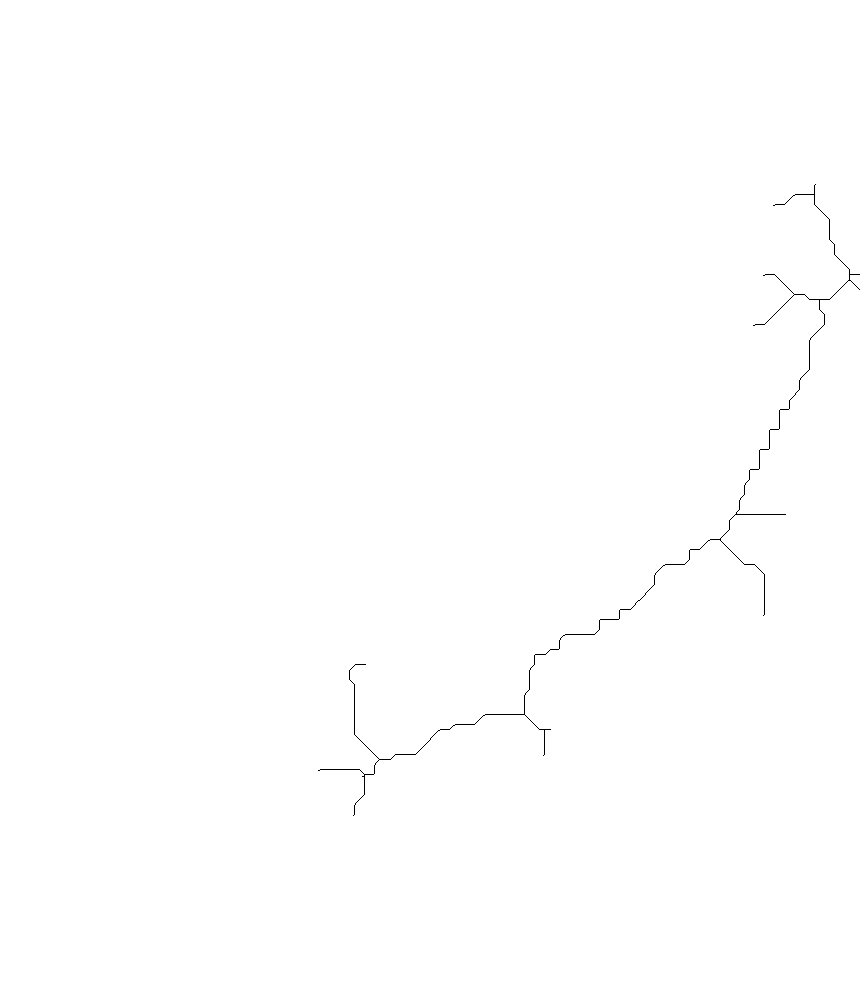
#> input picture skeleton.tif, 860 x 990 px
$ python analyzing_angle_length_distribution.py ../skeleton.tif 100 100
#> lines starting #> are read from the running program, lines starting #| are printed output that depends on the picture; after the words box and inside, x2 and y2 are one past the last pixel; in counts of white or black regions, pixels touching at a corner belong together
import sys
import os
import math
import numpy as np
import networkx as nx
from scipy.interpolate import splprep, splev
from sklearn.decomposition import PCA
from PIL import Image
import pandas as pd
import seaborn as sns
import matplotlib.pyplot as plt
from matplotlib.animation import FuncAnimation
from matplotlib import cm


# [13 lines left out: function plot_pruned_graph, not called in this run]


def calculate_contour_length(comp):
    length = 0.0
    for u, v in comp.edges():
        length += math.dist(u, v)
    return length


def calculate_begin_to_end_length(comp):
    leaf_nodes = [node for node in comp.nodes() if comp.degree(node) == 1]
    if len(leaf_nodes) != 2:
        return 0.0
    return math.dist(leaf_nodes[0], leaf_nodes[1])


def calculate_begin_to_end_angle(comp):
    leaf_nodes = [node for node in comp.nodes() if comp.degree(node) == 1]
    if len(leaf_nodes) != 2:
        return 0.0
    (y1, x1), (y2, x2) = leaf_nodes
    angle_rad = math.atan2(y2 - y1, x2 - x1)
    angle_deg = math.degrees(angle_rad)
    if angle_deg < 0:
        angle_deg += 180
    # [4 lines of commented-out code are left out]

    return angle_deg


def calculate_fitting_angle(comp):
    ordered_nodes = list(nx.dfs_preorder_nodes(comp))
    if len(ordered_nodes) <= 1:
        return 0.0
    x = np.array([node[1] for node in ordered_nodes])
    y = np.array([node[0] for node in ordered_nodes])
    tck, u = splprep([x, y], s=0.0, k=min(3, len(x)-1))
    u_new = np.linspace(u.min(), u.max(), 1000)
    x_smooth, y_smooth = splev(u_new, tck)
    points = np.column_stack((x_smooth, y_smooth))
    pca = PCA(n_components=2)
    pca.fit(points)
    principal_component = pca.components_[0]
    slope = principal_component[1] / principal_component[0] if principal_component[0] != 0 else np.inf
    angle_rad = math.atan(slope)
    angle_deg = math.degrees(angle_rad)

    # [4 lines of commented-out code are left out]
    if abs(angle_deg) < 1e-1:
        angle_deg = 0.0

    if angle_deg < 0:
        angle_deg += 180

    return angle_deg


def is_diagonal_edge(node1_position, node2_position):
    x1, y1 = node1_position
    x2, y2 = node2_position
    return abs(x1 - x2) == 1 and abs(y1 - y2) == 1


def detect_cycles(graph):
    cycles = list(nx.cycle_basis(graph))
    if not cycles:
        print("No cycles found.")
    else:
        for cycle in cycles:
            cycle_nodes = ", ".join([str(node) for node in cycle])
        for cycle in cycles:
            if len(cycle) == 3:
                node1, node2, node3 = cycle
                if graph.has_edge(node1, node2) and is_diagonal_edge(node1, node2):
                    graph.remove_edge(node1, node2)
                elif graph.has_edge(node2, node3) and is_diagonal_edge(node2, node3):
                    graph.remove_edge(node2, node3)
                elif graph.has_edge(node1, node3) and is_diagonal_edge(node1, node3):
                    graph.remove_edge(node1, node3)


def create_graph_from_skeleton(frame):
    skeleton = np.array(frame) < 128
    rows, cols = skeleton.shape
    G = nx.Graph()
    for row in range(rows):
        for col in range(cols):
            if skeleton[row, col]:
                G.add_node((row, col))
                for drow, dcol in [(0, 1), (0, -1), (1, 0), (-1, 0), (1, 1), (1, -1), (-1, 1), (-1, -1)]:
                    new_row = row + drow
                    new_col = col + dcol
                    if 0 <= new_row < rows and 0 <= new_col < cols and skeleton[new_row, new_col]:
                        G.add_edge((row, col), (new_row, new_col))
    return G


def create_graphs_for_fiber(graph):
    #components = sorted(nx.connected_components(graph), key=len, reverse=True)
    components = list(sorted(nx.connected_components(graph), key=len, reverse=True))[:10]
    subgraphs = []
    for idx, component in enumerate(components):
        subgraph = graph.subgraph(component).copy()
        subgraphs.append(subgraph)
    return subgraphs


def partition_graph(G):
    components = []
    visited_edges = set()

    leaf_nodes = [node for node in G.nodes() if G.degree(node) == 1]
    branch_nodes = [node for node in G.nodes() if G.degree(node) == 3]

    def trace_path(start_node, stop_at_branch=True):
        path = [start_node]
        current_node = start_node
        prev_node = None

        while True:
            neighbors = [n for n in G.neighbors(current_node) if n != prev_node]
            unvisited_neighbors = [n for n in neighbors if (current_node, n) not in visited_edges and (n, current_node) not in visited_edges]

            if not unvisited_neighbors:
                break

            next_node = unvisited_neighbors[0]
            path.append(next_node)
            visited_edges.add((current_node, next_node))
            if G.degree(next_node) == 1 or (stop_at_branch and G.degree(next_node) == 3):
                break

            prev_node = current_node
            current_node = next_node

        return path

    for leaf in leaf_nodes:
        for neighbor in G.neighbors(leaf):
            if (leaf, neighbor) not in visited_edges and (neighbor, leaf) not in visited_edges:
                path = trace_path(leaf, stop_at_branch=True)
                if len(path) > 1:
                    subgraph = G.edge_subgraph([(path[i], path[i + 1]) for i in range(len(path) - 1)]).copy()
                    components.append(subgraph)

    for branch in branch_nodes:
        for neighbor in G.neighbors(branch):
            if (branch, neighbor) not in visited_edges and (neighbor, branch) not in visited_edges:
                path = trace_path(branch, stop_at_branch=True)
                if len(path) > 1:
                    subgraph = G.edge_subgraph([(path[i], path[i + 1]) for i in range(len(path) - 1)]).copy()
                    components.append(subgraph)

    components.sort(key=lambda g: g.number_of_edges(), reverse=True)
    return components


def process_components_for_fibers(fiber_subgraphs, component_length_threshold):
    results = []
    for graph_id, graph in enumerate(fiber_subgraphs):
        components = partition_graph(graph)
        for component_id, comp in enumerate(components):
            #plot_pruned_graph(comp, graph)
            contour_length = calculate_contour_length(comp)
            begin_to_end_length = calculate_begin_to_end_length(comp)
            fitting_angle = calculate_fitting_angle(comp)
            begin_to_end_angle = calculate_begin_to_end_angle(comp)
            ##Removing the noise
            if begin_to_end_length < component_length_threshold:
                continue
            component_data = {
                "graph_id": graph_id,
                "component_id_for_graph_id": component_id,
                "contour_length": contour_length,
                "begin_to_end_length": begin_to_end_length,
                "fitting_angle": fitting_angle,
                "begin_to_end_angle": begin_to_end_angle
            }
            results.append(component_data)

    return results


def get_angle_length_distribution(results, bin_size):
    """Returns dictionary of angle bins with average lengths"""
    angles = [data["fitting_angle"] for data in results]
    lengths = [data["contour_length"] for data in results]
    bins = np.arange(0, 180 + bin_size, bin_size)
    bin_ranges = [f"{bins[i]:.1f}-{bins[i+1]:.1f}" for i in range(len(bins)-1)]
    bin_lengths = {br: [] for br in bin_ranges}
    for angle, length in zip(angles, lengths):
        for i in range(len(bins)-1):
            if bins[i] <= angle < bins[i+1]:
                bin_range = bin_ranges[i]
                bin_lengths[bin_range].append(length)
                break
    distribution = {}
    count = {}
    sum_length ={}
    for br in bin_ranges:
        avg = np.mean(bin_lengths[br]) if bin_lengths[br] else 0.0
        distribution[br] = avg
        count[br] = len(bin_lengths[br])
        sum_length[br] = np.sum(bin_lengths[br])
    return distribution, count, sum_length


def generate_3d_surface_plot(df, output_dir, base_name, bin_size, component_length_threshold):
    # Extract y-values (frame numbers)
    y_vals = df['frame'].values  # shape: (num_frames,)
    # Extract x-values (angle bin midpoints)
    angle_bins = df.columns[1:]  # Exclude 'frame' column
    x_vals = []
    for label in angle_bins:
        try:
            left, right = label.split('-')
            midpoint = (float(left) + float(right)) / 2
            x_vals.append(midpoint)
        except:
            print(f"Skipping invalid bin label: {label}")
            continue
    x_vals = np.array(x_vals)
    # Extract Z data (shape: [num_frames, num_bins])
    Z = df.iloc[:, 1:].values.astype(float)
    # Create meshgrid
    X, Y = np.meshgrid(x_vals, y_vals)
    # Plot
    fig = plt.figure(figsize=(16, 12))
    ax = fig.add_subplot(111, projection='3d')
    # Use X, Y, Z with matching shapes
    surf = ax.plot_surface(X, Y, Z, cmap=cm.plasma, edgecolor='none')
    # Axis labels and title with larger bold font
    ax.set_xlabel("Angle (degrees)", fontsize=16, fontweight='bold')
    ax.set_ylabel("Frame number", fontsize=16, fontweight='bold')
    ax.set_zlabel("Total Length", fontsize=16, fontweight='bold')
    ax.set_title("3D Angle-Length Distribution", fontsize=18, fontweight='bold')
    # Increase and bold axis tick labels
    ax.tick_params(axis='x', labelsize=14)  # Size of tick labels on x-axis
    ax.tick_params(axis='y', labelsize=14)
    ax.tick_params(axis='z', labelsize=14)
    # Make tick labels bold
    for tick in ax.get_xticklabels():
        tick.set_fontweight('bold')
    for tick in ax.get_yticklabels():
        tick.set_fontweight('bold')
    for tick in ax.get_zticklabels():
        tick.set_fontweight('bold')
    cbar = fig.colorbar(surf, ax=ax, shrink=0.5, aspect=15, pad=0.1)
    cbar.set_label("Total Length", fontsize=14, fontweight='bold')
    cbar.ax.tick_params(labelsize=12)  # Set size first
    for tick in cbar.ax.get_yticklabels():
        tick.set_fontweight('bold')
    # Save the plot
    output_path = os.path.join(output_dir, f"{base_name}_3d_surface_plot.png")
    plt.savefig(output_path)
    plt.close()
    return output_path


# [49 lines left out: functions generate_heatmap, generate_animation, not called in this run]


def write_output_csv(frame_numbers, output_dir, base_name, raw_results, matrix_data_count_distribution, matrix_data_sum_length_distribution):

    df = pd.DataFrame(raw_results)
    df.insert(0, 'frame', frame_numbers)
    csv_path = os.path.join(output_dir, f"{base_name}_raw_results.csv")
    df.to_csv(csv_path, index=False)

    df = pd.DataFrame(matrix_data_count_distribution)
    df.insert(0, 'frame', frame_numbers)
    csv_path = os.path.join(output_dir, f"{base_name}_matrix_count.csv")
    df.to_csv(csv_path, index=False)

    df = pd.DataFrame(matrix_data_sum_length_distribution)
    df.insert(0, 'frame', frame_numbers)
    csv_path = os.path.join(output_dir, f"{base_name}_matrix_sum_length.csv")
    df.to_csv(csv_path, index=False)


def process_tiff_file(tiff_path, output_dir, bin_size, component_length_threshold):
#> called with tiff_path = '../skeleton.tif', output_dir = 'fiber_analysis_output', bin_size = 100, component_length_threshold = 100
    base_name = os.path.splitext(os.path.basename(tiff_path))[0]
    matrix_data_average_distribution = []
    matrix_data_count_distribution = []
    matrix_data_sum_length_distribution = []
    raw_results = []
    frame_numbers = []
    img = Image.open(tiff_path)
#> img is the input picture: PIL image 860x990 P; 99.8% white; black in thin lines or dots, all inside (x1, y1, x2, y2) = (318, 184, 860, 816)
    total_frames = img.n_frames
#> total_frames = 2
    print(f'total_frames {total_frames}')
#| total_frames 2
    for frame_idx in range(1, total_frames, 5):
        img.seek(frame_idx)
        frame = img.convert('L')
        G = create_graph_from_skeleton(frame)
        detect_cycles(G)
        fiber_subgraphs = create_graphs_for_fiber(G)
        results = process_components_for_fibers(fiber_subgraphs, component_length_threshold)
        raw_results.append(results)
        distribution, count_distribution, sum_length_distribution = get_angle_length_distribution(results, bin_size)
        matrix_data_average_distribution.append(distribution)
        matrix_data_count_distribution.append(count_distribution)
        matrix_data_sum_length_distribution.append(sum_length_distribution)
        frame_numbers.append(frame_idx)
        print(f'Processed frame number {frame_idx}')
#> this loop made 1 pass
#> (angles in get_angle_length_distribution, lengths in get_angle_length_distribution, distribution, count_distribution, sum_length_distribution) on pass 1: ([144.8, 114.3, 140.7, 157.2, 141.4], [303.2, 280.8, 177, 169.7, 119.7], {'0.0-100.0': 0, '100.0-200.0': 210.1}, {'0.0-100.0': 0, '100.0-200.0': 5}, {'0.0-100.0': 0, '100.0-200.0': 1050.4})
#> pass 1, in process_tiff_file, `frame = img.convert('L')`:
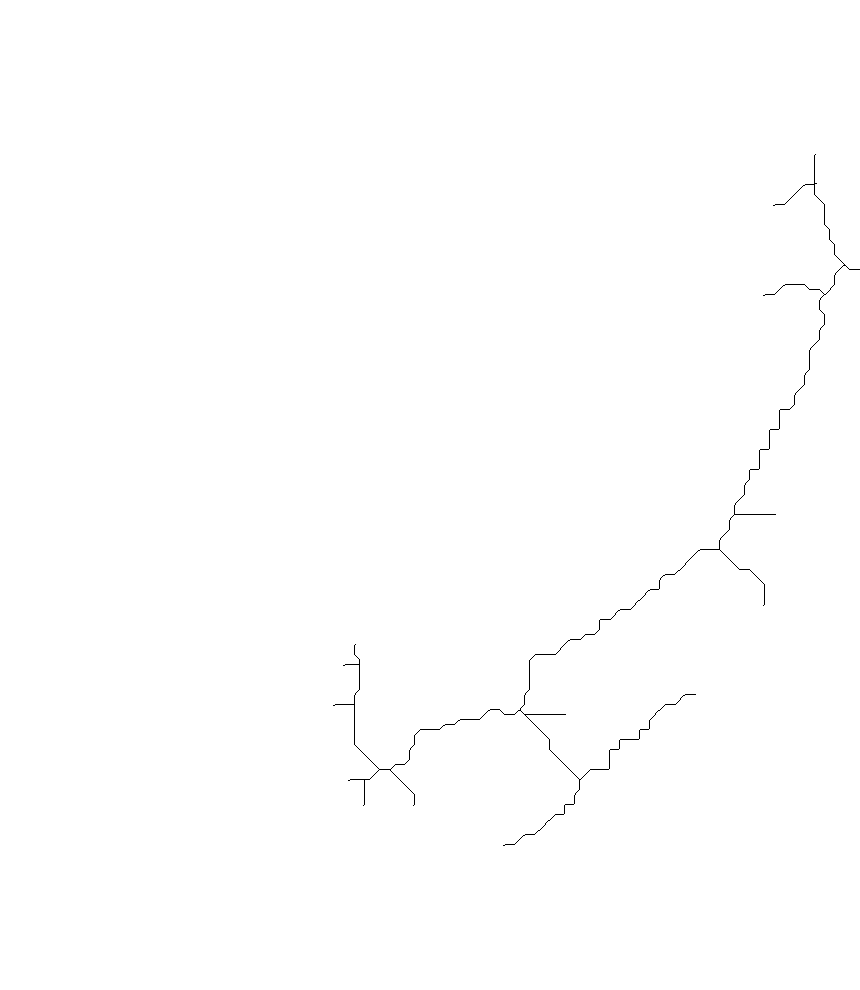
#> frame: PIL image 860x990 L; 99.8% white; black in thin lines or dots, all inside (x1, y1, x2, y2) = (333, 154, 860, 846)
#> after the loop, frame_numbers = [1]; matrix_data_average_distribution = 1 item; matrix_data_count_distribution = 1 item; matrix_data_sum_length_distribution = 1 item; raw_results = 1 item

    df = pd.DataFrame(matrix_data_average_distribution)
#> df = table of 1 rows and 2 columns
    df.insert(0, 'frame', frame_numbers)
    csv_path = os.path.join(output_dir, f"{base_name}_matrix.csv")
    df.to_csv(csv_path, index=False)

    write_output_csv(frame_numbers, output_dir, base_name, raw_results, matrix_data_count_distribution, matrix_data_sum_length_distribution)
#> in write_output_csv, `df = pd.DataFrame(raw_results)`: df = table of 1 rows and 5 columns
#> in write_output_csv, `df = pd.DataFrame(matrix_data_count_distribution)`: df = table of 1 rows and 2 columns
    #heatmap_path = generate_heatmap(df, output_dir, base_name, bin_size, component_length_threshold)
    #video_path = generate_animation(df, output_dir, base_name, bin_size, component_length_threshold)
    surface3d_path = generate_3d_surface_plot(df, output_dir, base_name, bin_size, component_length_threshold)
#> in generate_3d_surface_plot, `plt.savefig(output_path)`:
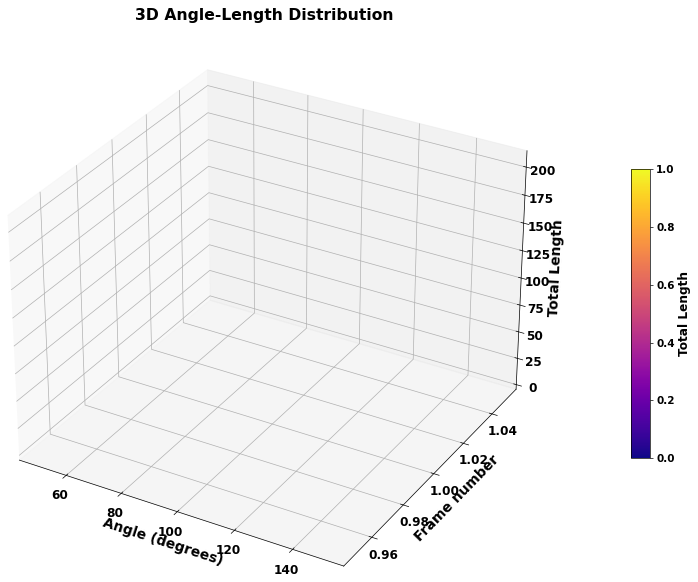
#> figure drawn by matplotlib, 2 panels
    return {
        'csv_path': csv_path,
        'surface3d_path': surface3d_path
    }
    '''
    return {
        'csv_path': csv_path,
        'heatmap_path': heatmap_path,
        'video_path': video_path,
        'surface3d_path': surface3d_path
    }
    '''


#Example command - python analyzing_angle_length_distribution.py <path to skeleton file> [bin_size] [component_length_threshold]
def main():
    if len(sys.argv) < 2:
        print("Usage: python analyze_fibers.py <skeleton.tif> [bin_size] [component_length_threshold]")
        sys.exit(1)
    filename = sys.argv[1]
    bin_size = int(sys.argv[2]) if len(sys.argv) >= 3 else 5
    component_length_threshold = int(sys.argv[3]) if len(sys.argv) >= 4 else 10
    output_dir = "fiber_analysis_output"
    os.makedirs(output_dir, exist_ok=True)
    tiff_path = filename
    print(f"\nProcessing skeleton file: {filename} Angle Bin Size {bin_size} Length Threshold {component_length_threshold} ")
    result = process_tiff_file(tiff_path, output_dir, bin_size, component_length_threshold)
#> result = 2 items
    if result:
        print(f"Successfully processed {filename}:")
        print(f" - Matrix CSV: {result['csv_path']}")
#|  - Matrix CSV: fiber_analysis_output/skeleton_matrix.csv
        # [4 lines of commented-out code are left out]
        if result['surface3d_path']:
            print(f" - 3D Heatmap: {result['surface3d_path']}")
#|  - 3D Heatmap: fiber_analysis_output/skeleton_3d_surface_plot.png


if __name__ == "__main__":
    main()
